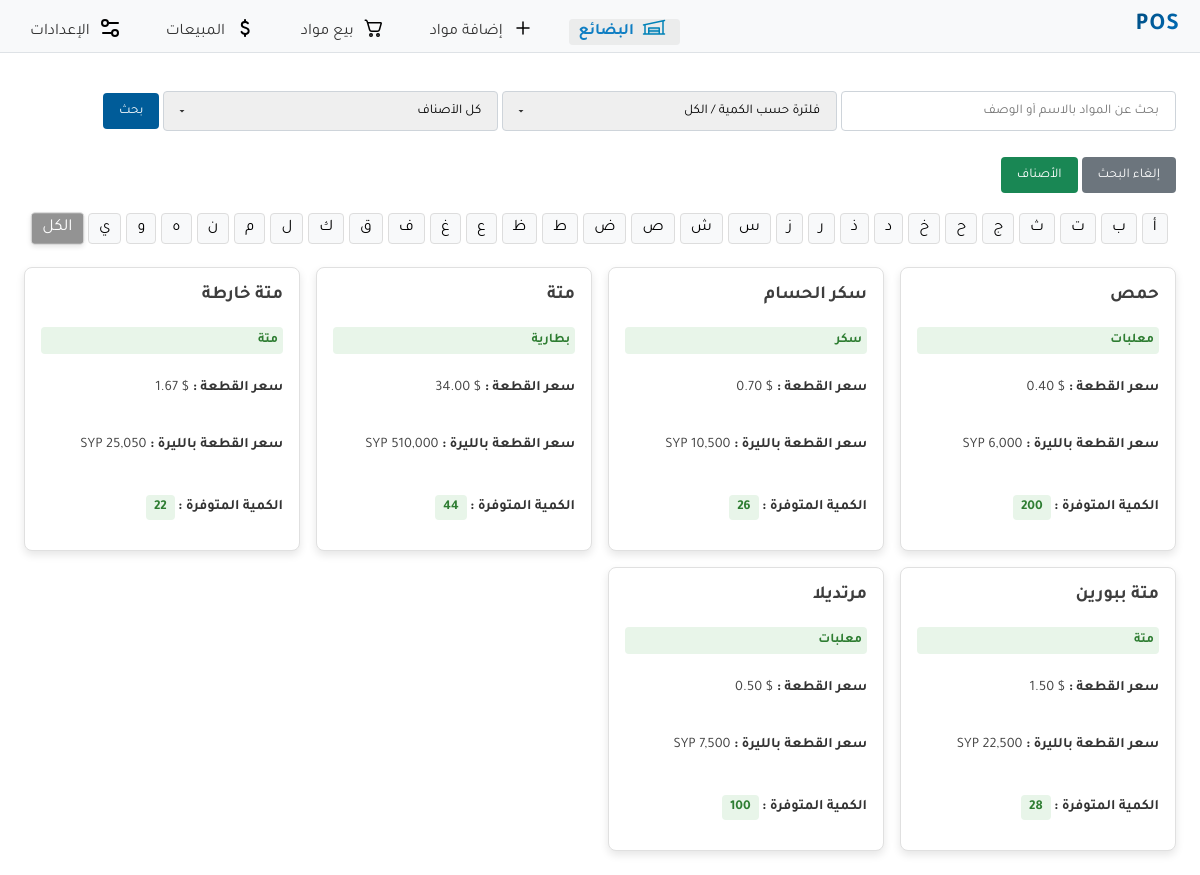
Before: / with the older database file.
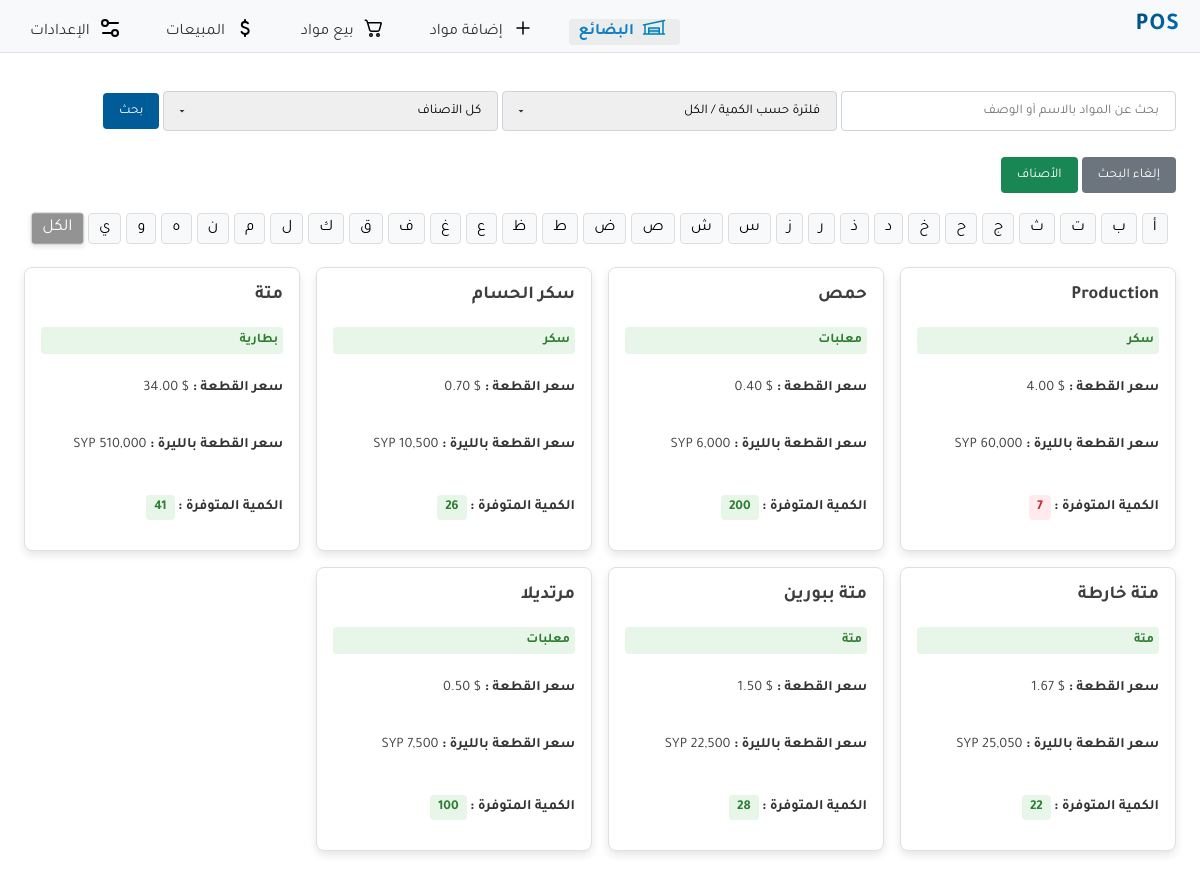
After: the same page with the newer database file.
### store/models.py (models this page shows, shortened)
class Product(models.Model):
    name = models.CharField(max_length=100)
    description = models.TextField(null=True,blank=True)
    price = models.DecimalField(max_digits=10, decimal_places=2)
    quantity = models.PositiveIntegerField()
    classification=models.ForeignKey(Classification, on_delete=models.SET_NULL,null=True,blank=True)
    retail_sale_percent = models.PositiveIntegerField(null=True, blank=True)
    whole_sale_percent = models.PositiveIntegerField(null=True, blank=True)
    is_active = models.BooleanField(default=True)
    def syp_price(self):
        dollar_rate = Settings.objects.get(key="dollar_rate").value
        return int(self.price * dollar_rate)

class Classification(models.Model):
    category=models.CharField(max_length=100)
    def __str__(self):
        return self.category

class Settings(models.Model):
    key = models.CharField(max_length=50, unique=True)
    value = models.DecimalField(max_digits=15, decimal_places=2)
    class Meta:
        verbose_name = "Setting"
        verbose_name_plural = "Settings"

### store/views.py (the view, shortened to what this page needs)
# urls.py: path('', views.product_list, name='home'),
def product_list(request):
    search_query = request.GET.get('search', '')
    quantity_filter = request.GET.get('quantity', '')
    classification_filter = request.GET.get('classification', '') #new
    minimum_setting = Settings.objects.filter(key='minimum').first().value
    products = Product.objects.filter(is_active=True)
    classifications = Classification.objects.all()
    if search_query:
        products = products.filter(
            Q(name__icontains=search_query) | Q(description__icontains=search_query)
        )
    if classification_filter:
        if classification_filter=="no-category":
            products=products.filter(classification=None) # no classification
        else:
            products = products.filter(classification=classification_filter)
    products = products.order_by('name')
    minimum_setting = Settings.objects.filter(key='minimum').first()
    return render(
        request,
        'store/product_list.html',
        {
            'products': products,
            'classifications':classifications,
            'search_query': search_query,
            'quantity_filter': quantity_filter,
            'classification_filter':classification_filter,
            'minimum_value': minimum_setting.value if minimum_setting else None,
        },
    )

### store/templates/store/product_list.html (shortened to what this page needs)
{% extends 'base.html' %}
{% load static %}
{% load humanize %}
{% block css-files %}
<link rel="stylesheet" type="text/css" href="{% static 'store/product_list.css' %}">
{% endblock %}
{% block content %}
<div class="search-bar">
  <form method="get" action=".">
    <input
      type="text"
      name="search"
      placeholder="بحث عن المواد بالاسم أو الوصف"
      value="{{ search_query|default:'' }}"
      id="searchInput"
    >
    <select name="quantity" class="quantity-filter">
      <option value="" {% if not quantity_filter %}selected{% endif %}>فلترة حسب الكمية / الكل</option>
    </select>
    <select name="classification">
      <option value="" {% if not classification_filter %}selected{% endif %}>كل الأصناف</option>
    </select>
    <button type="submit" class="btn blue">بحث</button>
    <button type="button" class="btn gray" id="clearSearchInputs">
      إلغاء البحث
    </button>
    <button type="button" class="btn green">
      <a href="{% url "classifications_list" %}">الأصناف</a>
    </button>
  </form>
</div>
<div class="alphabet-filter">
  <button type="button" class="alphabet-btn" data-letter="ا">أ</button>
  {% with "ب ت ث ج ح خ د ذ ر ز س ش ص ض ط ظ ع غ ف ق ك ل م ن ه و ي " as letters %}
    {% for letter in letters.split %}
      <button type="button" class="alphabet-btn" data-letter="{{ letter }}">{{ letter }}</button>
    {% endfor %}
  {% endwith %}
  <button type="button" class="alphabet-btn active" data-letter="all">الكل</button>
</div>
{% if products %}
<div class="product-container">
    {% with None as last_name %}
      {% for product in products %}
        <a href="{% url 'product_detail' product.id %}" class="product-link {% if product.quantity == 0 %}out-of-stock{% endif %}" data-product-id="{{ product.id }}" data-product-name="{{ product.name }}">
          <div class="product-card">
            <h3>{{ product.name }}</h3>
            <h5 class="{% if product.classification %}classification{% else %}no-classification{% endif %}">
              {{ product.classification|default:"بدون تصنيف" }}
            </h5>
            <p><strong>سعر القطعة :</strong> $ {{ product.price }}</p>
            <p><strong>سعر القطعة بالليرة :</strong> SYP {{ product.syp_price|intcomma }}</p>
            <p>
              <strong>الكمية المتوفرة :</strong>
              <span class="{% if product.quantity < minimum_value %}low-quantity{% else %}high-quantity{% endif %}">
                {{ product.quantity }}
              </span>
            </p>
          </div>
        </a>
      {% endfor %}
    {% endwith %}
  </div>
  {% else %}
    <p class="error" style="text-align:center; margin-top:50px">لا يوجد مواد .</p>
  {% endif %}
{% endblock %}

Changed rows visible on the page:
added Product: name "Production", classification "سكر", price "4.00", syp_price "60,000", quantity "7"
changed Product "بطارية": quantity "44" → "41"
